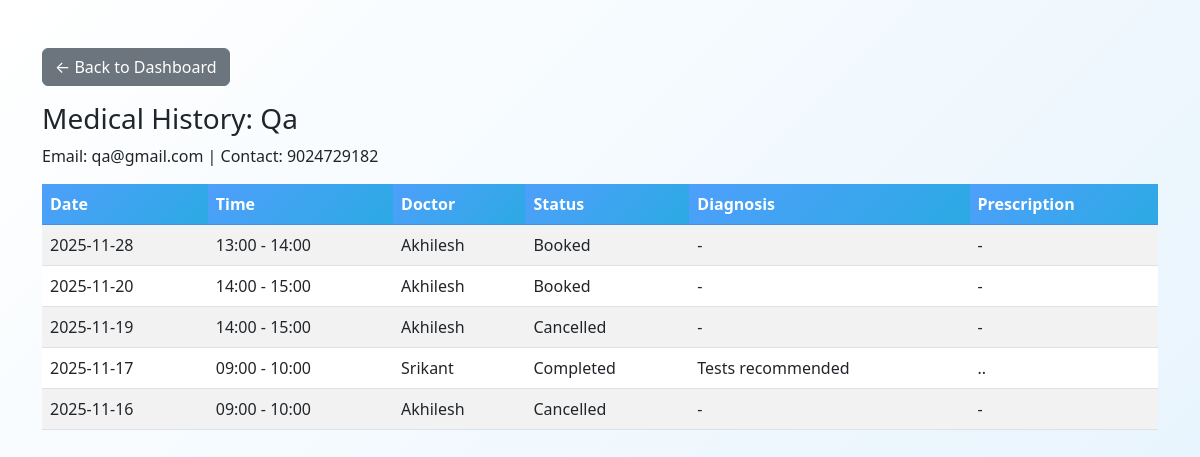
The page /doctor/patients/1/history (signed in) on the database its author committed.
### models.py (models this page shows, shortened)
class Patient(db.Model):
    id = db.Column(db.Integer, primary_key=True)
    name = db.Column(db.String(100), nullable=False, index=True)
    email = db.Column(db.String(100), unique=True, nullable=False, index=True)
    contact = db.Column(db.String(20), nullable=True)
    password = db.Column(db.String(200), nullable=False)
    is_active = db.Column(db.Boolean, default=True, nullable=False)
    created_at = db.Column(db.DateTime, default=datetime.utcnow)
    appointments = db.relationship('Appointment', backref='patient', lazy=True)

class Appointment(db.Model):
    id = db.Column(db.Integer, primary_key=True)
    doctor_id = db.Column(db.Integer, db.ForeignKey('doctor.id'), nullable=False, index=True)
    patient_id = db.Column(db.Integer, db.ForeignKey('patient.id'), nullable=False, index=True)
    date = db.Column(db.Date, nullable=False, index=True)
    start_time = db.Column(db.Time, nullable=False)
    end_time = db.Column(db.Time, nullable=False)
    status = db.Column(db.String(20), default='Booked', nullable=False, index=True)
    created_at = db.Column(db.DateTime, default=datetime.utcnow)
    treatment = db.relationship('Treatment', backref='appointment', uselist=False, cascade="all, delete-orphan")

class Doctor(db.Model):
    id = db.Column(db.Integer, primary_key=True)
    name = db.Column(db.String(100), nullable=False, index=True)
    specialization_id = db.Column(db.Integer, db.ForeignKey('department.id'), nullable=False)
    availability = db.Column(db.String(500), nullable=True)
    email = db.Column(db.String(100), unique=True, nullable=False, index=True)
    password = db.Column(db.String(200), nullable=False)
    contact = db.Column(db.String(20), nullable=True)
    is_active = db.Column(db.Boolean, default=True, nullable=False)   # blacklist / soft-delete
    created_at = db.Column(db.DateTime, default=datetime.utcnow)
    appointments = db.relationship('Appointment', backref='doctor', lazy=True)
    avail_slots = db.relationship('DoctorAvailability', backref='doctor', lazy=True, cascade="all, delete-orphan")

class Treatment(db.Model):
    id = db.Column(db.Integer, primary_key=True)
    appointment_id = db.Column(db.Integer, db.ForeignKey('appointment.id'), nullable=False, unique=True)
    diagnosis = db.Column(db.Text, nullable=True)
    prescription = db.Column(db.Text, nullable=True)
    notes = db.Column(db.Text, nullable=True)
    created_at = db.Column(db.DateTime, default=datetime.utcnow)

### app.py (the view)
@app.route('/doctor/patients/<int:patient_id>/history')
@doctor_required
def doctor_patient_history(patient_id):
    patient = Patient.query.get_or_404(patient_id)
    appointments = Appointment.query.filter_by(
        patient_id=patient_id
    ).order_by(Appointment.date.desc(), Appointment.start_time.desc()).all()
    return render_template('doctor_patient_history.html', patient=patient, appointments=appointments)

### app.py (called while the page is built)
def doctor_required(func):
    from functools import wraps
    @wraps(func)
    def wrapper(*args, **kwargs):
        if session.get('role') != 'doctor':
            flash("Doctor login required", "warning")
            return redirect(url_for('login'))
        return func(*args, **kwargs)
    return wrapper

### templates/doctor_patient_history.html (shortened to what this page needs)
<!DOCTYPE html>
<html>
<head>
  <link href="https://cdn.jsdelivr.net/npm/bootstrap@5.3.0/dist/css/bootstrap.min.css" rel="stylesheet">
</head>
<body class="container mt-5">
  <a href="{{ url_for('doctor_dashboard') }}" class="btn btn-secondary mb-3">← Back to Dashboard</a>
  <h3>Medical History: {{ patient.name }}</h3>
  <p>Email: {{ patient.email }} | Contact: {{ patient.contact or 'N/A' }}</p>
  <table class="table table-striped">
    <thead class="table-dark container-4">
    <tr>
      <th>Date</th>
      <th>Time</th>
      <th>Doctor</th>
      <th>Status</th>
      <th>Diagnosis</th>
      <th>Prescription</th>
    </tr>
  </thead>
  <tbody>
    {% for a in appointments %}
      <tr>
        <td>{{ a.date.strftime('%Y-%m-%d') }}</td>
        <td>{{ a.start_time.strftime('%H:%M') }} - {{ a.end_time.strftime('%H:%M') }}</td>
        <td>{{ a.doctor.name }}</td>
        <td>{{ a.status }}</td>
        <td>{{ a.treatment.diagnosis if a.treatment else '-' }}</td>
        <td>{{ a.treatment.prescription if a.treatment else '-' }}</td>
      </tr>
      {% else %}
      <tr><td colspan="6" class="text-muted text-center">No records found.</td></tr>
      {% endfor %}
    </tbody>
  </table>
</body>
</html>

### templates/doctor_patient_history.html (style rules this page uses)
body { min-height: 100vh; background: linear-gradient(135deg, #ffffff, #e3f2fd); font-family: system-ui, -apple-system, BlinkMacSystemFont, "Segoe UI", sans-serif; }
thead.container-4 { background-color: #4a90e2fa; border-color: #4a90e2; }
thead.container-4 th { background: linear-gradient(135deg, #4e9ffb, rgb(44, 170, 228)); color: #ffffff; font-weight: 600; }

### rows shown on the page
Patient: name "Qa", email "qa@gmail.com", contact "9024729182"
Appointment: date "2025-11-28", start_time "13:00", end_time "14:00", doctor.name "Akhilesh", status "Booked", treatment "-"
Appointment: date "2025-11-20", start_time "14:00", end_time "15:00", doctor.name "Akhilesh", status "Booked", treatment "-"
Appointment: date "2025-11-19", start_time "14:00", end_time "15:00", doctor.name "Akhilesh", status "Cancelled", treatment "-"
Appointment: date "2025-11-17", start_time "09:00", end_time "10:00", doctor.name "Srikant", status "Completed", treatment "Tests recommended", treatment ".."
Appointment: date "2025-11-16", start_time "09:00", end_time "10:00", doctor.name "Akhilesh", status "Cancelled", treatment "-"
